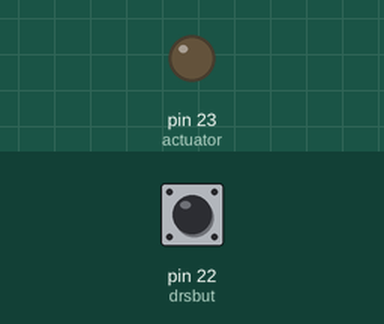
A sketch run on a simulated Arduino Mega 2560, built with avr-gcc and run on an emulated ATmega2560. On the bench: output pins drawn as LEDs (lit = HIGH). The inputs (shaded band) are chosen by the test bench; at power-on: pin 22 (drsbut) LOW.

Above: at 1.2 s.
1.3 s: pin 22 (drsbut) pulled HIGH for 0.15 s
At 1.37 s:
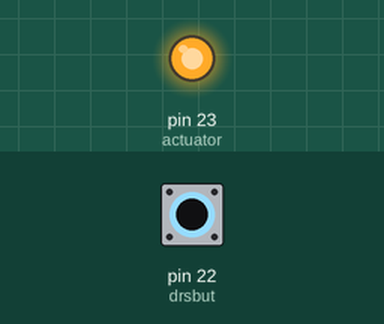
2.9 s: pin 22 (drsbut) pulled HIGH for 3.2 s
At 7.2 s:
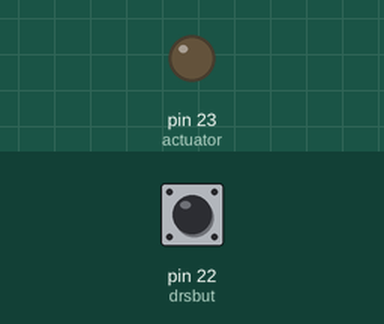
Timing chart, 0 to 8.7 s (numbered marks = the images above; inputs shaded):
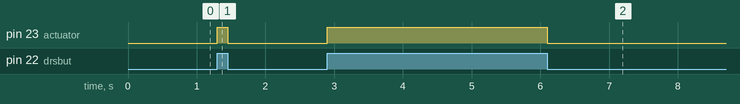

The sketch:

DRSactuation.ino
```cpp
int drsbut = 22, actuator = 23;
void setup() {
  // put your setup code here, to run once:
pinMode(drsbut , INPUT);
pinMode(actuator , OUTPUT);
}

void loop() {
  // put your main code here, to run repeatedly:
if (digitalRead(drsbut)==HIGH)
{
  digitalWrite(actuator , HIGH);
}
if (digitalRead(drsbut)==LOW)
{
  digitalWrite(actuator , LOW);
}
}
```

Measured:
- after the input at 1.3 s, pin 23 (actuator): LOW → HIGH at once, → LOW 0.15 s later
- after the input at 2.9 s, pin 23 (actuator): LOW → HIGH at once, → LOW 3.2 s later
